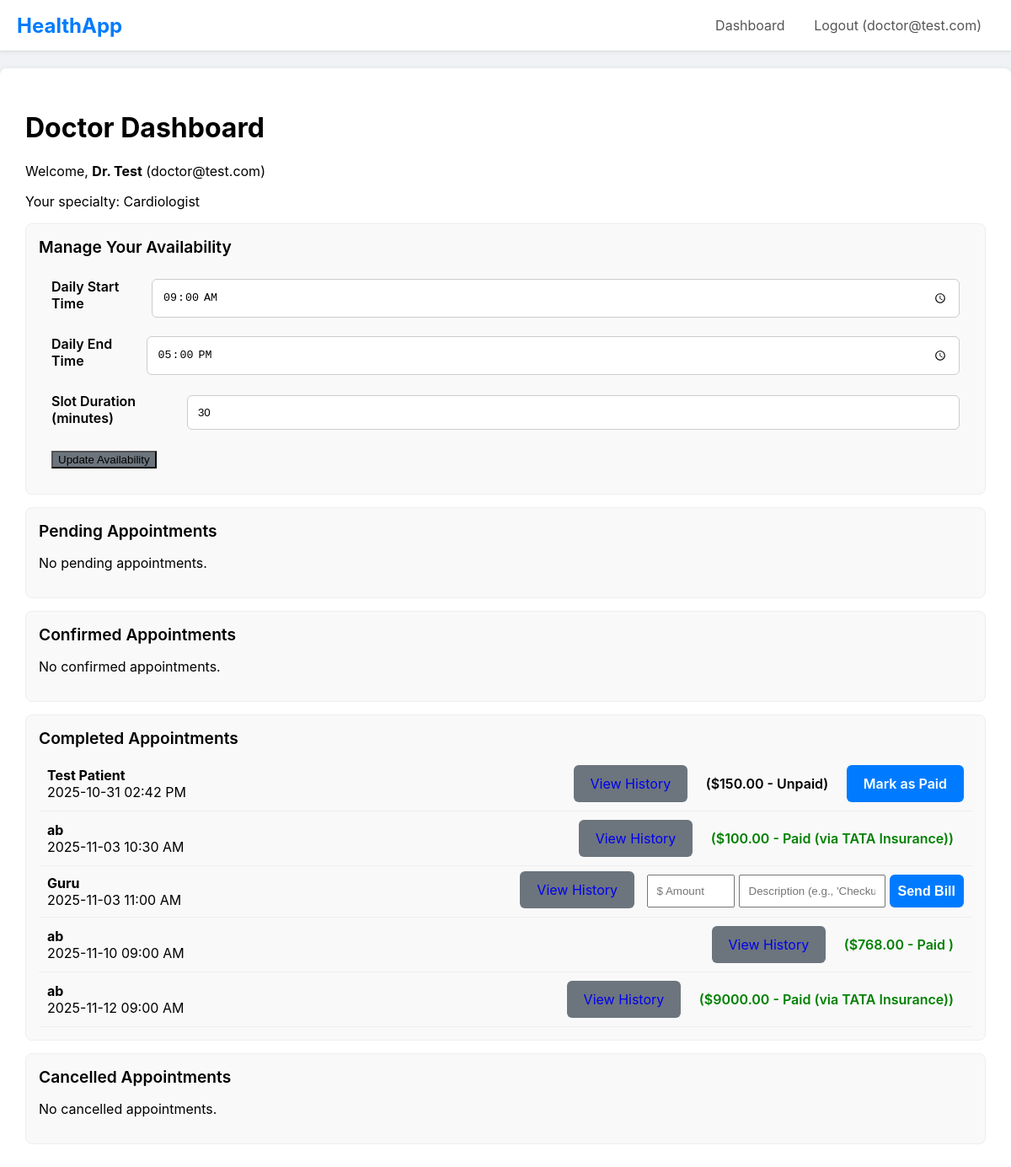
/doctor_dashboard (signed in), run on the app's committed database.
### main.py (models this page shows)
class User(db.Model, UserMixin):
    id = db.Column(db.Integer, primary_key=True)
    email = db.Column(db.String(120), unique=True, nullable=False)
    password_hash = db.Column(db.String(60), nullable=False)
    role = db.Column(db.String(20), nullable=False)
    patient_profile = db.relationship('PatientProfile', backref='user', uselist=False, cascade="all, delete-orphan")
    doctor_profile = db.relationship('DoctorProfile', backref='user', uselist=False, cascade="all, delete-orphan")
    insurance_profile = db.relationship('InsuranceProfile', backref='user', uselist=False, cascade="all, delete-orphan")

class DoctorProfile(db.Model):
    id = db.Column(db.Integer, primary_key=True)
    full_name = db.Column(db.String(100), nullable=False, default='Dr. Unnamed')
    phone = db.Column(db.String(20))
    specialty = db.Column(db.String(100))
    practice_address = db.Column(db.String(200))
    pincode = db.Column(db.String(10))
    latitude = db.Column(db.Float)
    longitude = db.Column(db.Float)
    availability_start_time = db.Column(db.Time) # e.g., 09:00:00
    availability_end_time = db.Column(db.Time)   # e.g., 17:00:00
    slot_duration_minutes = db.Column(db.Integer, default=30)
    user_id = db.Column(db.Integer, db.ForeignKey('user.id'), nullable=False, unique=True)
    records_written = db.relationship('MedicalRecord', backref='doctor', lazy='dynamic', foreign_keys='MedicalRecord.doctor_id')
    appointments = db.relationship('Appointment', backref='doctor', lazy='dynamic', foreign_keys='Appointment.doctor_id')
    reviews = db.relationship('DoctorReview', backref='doctor_profile', lazy='dynamic', foreign_keys='DoctorReview.doctor_id')
    files_written = db.relationship('MedicalFile', backref='doctor', lazy='dynamic', foreign_keys='MedicalFile.doctor_id')
    permitted_patients = db.relationship('PatientProfile', secondary=patient_doctor_permissions,
        back_populates='permitted_doctors')

class Appointment(db.Model):
    id = db.Column(db.Integer, primary_key=True)
    appointment_time = db.Column(db.DateTime, nullable=False)
    status = db.Column(db.String(20), nullable=False, default='Pending') # Pending, Confirmed, Cancelled, Completed
    patient_id = db.Column(db.Integer, db.ForeignKey('patient_profile.id'), nullable=False)
    doctor_id = db.Column(db.Integer, db.ForeignKey('doctor_profile.id'), nullable=False)
    bill_amount = db.Column(db.Float)
    bill_status = db.Column(db.String(20), nullable=False, default='Unbilled') # Unbilled, Unpaid, Paid, Pending Insurance
    bill_description = db.Column(db.Text)
    insurance_id = db.Column(db.Integer, db.ForeignKey('insurance_profile.id'), nullable=True)
    insurance_claim_status = db.Column(db.String(20), nullable=False, default='None') # None, Pending, Accepted, Rejected
    insurance_company = db.relationship('InsuranceProfile', backref='claims', foreign_keys=[insurance_id])
    __table_args__ = (db.UniqueConstraint('doctor_id', 'appointment_time', name='_doctor_time_uc'),)

class PatientProfile(db.Model):
    id = db.Column(db.Integer, primary_key=True)
    full_name = db.Column(db.String(100), nullable=False, default='Unnamed')
    phone = db.Column(db.String(20))
    address = db.Column(db.String(200))
    pincode = db.Column(db.String(10))
    latitude = db.Column(db.Float)
    longitude = db.Column(db.Float)
    insurance_policy_id = db.Column(db.String(100), nullable=True)
    insurance_company_id = db.Column(db.Integer, db.ForeignKey('insurance_profile.id'), nullable=True)
    user_id = db.Column(db.Integer, db.ForeignKey('user.id'), nullable=False, unique=True)
    records = db.relationship('MedicalRecord', backref='patient', lazy='dynamic', foreign_keys='MedicalRecord.patient_id')
    appointments = db.relationship('Appointment', backref='patient', lazy='dynamic', foreign_keys='Appointment.patient_id')
    reviews = db.relationship('DoctorReview', backref='patient', lazy='dynamic', foreign_keys='DoctorReview.patient_id')
    files = db.relationship('MedicalFile', backref='patient', lazy='dynamic', foreign_keys='MedicalFile.patient_id')
    permitted_doctors = db.relationship('DoctorProfile', secondary=patient_doctor_permissions,
        back_populates='permitted_patients')
    insurance_company = db.relationship('InsuranceProfile', foreign_keys=[insurance_company_id])

class InsuranceProfile(db.Model):
    id = db.Column(db.Integer, primary_key=True)
    company_name = db.Column(db.String(100), nullable=False, default='Unnamed Company')
    phone = db.Column(db.String(20))
    company_address = db.Column(db.String(200))
    pincode = db.Column(db.String(10))
    user_id = db.Column(db.Integer, db.ForeignKey('user.id'), nullable=False, unique=True)

### main.py (the view)
@app.route("/doctor_dashboard")
@login_required
@role_required('doctor')
def doctor_dashboard():
    appointments = g.profile.appointments.order_by(Appointment.appointment_time.asc()).all()
    pending_apts = [a for a in appointments if a.status == 'Pending']
    confirmed_apts = [a for a in appointments if a.status == 'Confirmed']
    completed_apts = [a for a in appointments if a.status == 'Completed']
    cancelled_apts = [a for a in appointments if a.status == 'Cancelled']
    return render_template('doctor_dashboard.html',
                           pending_apts=pending_apts,
                           confirmed_apts=confirmed_apts,
                           completed_apts=completed_apts,
                           cancelled_apts=cancelled_apts) # <-- UPDATED

### main.py (called while the page is built)
@login_manager.user_loader
def load_user(user_id):
    return db.session.get(User, int(user_id))

def role_required(role_name):
    def decorator(f):
        @wraps(f)
        def decorated_function(*args, **kwargs):
            if not current_user.is_authenticated or current_user.role != role_name:
                abort(403)
            if current_user.role == 'patient':
                g.profile = current_user.patient_profile
            elif current_user.role == 'doctor':
                g.profile = current_user.doctor_profile
            elif current_user.role == 'insurance':
                g.profile = current_user.insurance_profile
            return f(*args, **kwargs)
        return decorated_function
    return decorator

### templates/doctor_dashboard.html (shortened to what this page needs)
{% extends 'layout.html' %}
{% block content %}
    <h1>Doctor Dashboard</h1>
    <p>Welcome, <b>{{ g.profile.full_name }}</b> ({{ current_user.email }})</p>
    <p>Your specialty: {{ g.profile.specialty }}</p>
    <div class="card">
        <div class="card-header">Manage Your Availability</div>
        <form action="{{ url_for('manage_availability') }}" method="POST" style="padding: 15px;">
            <div class="form-group" style="display: flex; align-items: center; justify-content: space-between;">
                <label for="start_time" style="margin-right: 10px;">Daily Start Time</label>
                <input type="time" id="start_time" name="start_time" value="{{ g.profile.availability_start_time.strftime('%H:%M') if g.profile.availability_start_time else '09:00' }}" required>
            </div>
            <div class="form-group" style="display: flex; align-items: center; justify-content: space-between;">
                <label for="end_time" style="margin-right: 10px;">Daily End Time</label>
                <input type="time" id="end_time" name="end_time" value="{{ g.profile.availability_end_time.strftime('%H:%M') if g.profile.availability_end_time else '17:00' }}" required>
            </div>
            <div class="form-group" style="display: flex; align-items: center; justify-content: space-between;">
                <label for="slot_duration" style="margin-right: 10px;">Slot Duration (minutes)</label>
                <input type="number" id="slot_duration" name="slot_duration" value="{{ g.profile.slot_duration_minutes or 30 }}" min="10" step="5" required>
            </div>
            <button type="submit" class="btn-secondary">Update Availability</button>
        </form>
    </div>
    <div class="card">
        <div class="card-header">Pending Appointments</div>
        {% for apt in pending_apts %}
            <div class="d-flex justify-between align-center" style="padding: 10px; border-bottom: 1px solid #eee;">
                <div>
                    <b>{{ apt.patient.full_name }}</b><br>
                    {{ apt.appointment_time.strftime('%Y-%m-%d %I:%M %p') }}
                </div>
                <div>
                    <a href="{{ url_for('appointment_action', appointment_id=apt.id, action='confirm') }}" class="btn" style="margin-right: 5px;">Confirm</a>
                    <a href="{{ url_for('appointment_action', appointment_id=apt.id, action='cancel') }}" class="btn-danger" style="text-decoration: none; padding: 12px 20px; border-radius: 6px;">Cancel</a>
                </div>
            </div>
        {% else %}
            <p>No pending appointments.</p>
        {% endfor %}
    </div>
    <div class="card">
        <div class="card-header">Confirmed Appointments</div>
        {% for apt in confirmed_apts %}
             <div class="d-flex justify-between align-center" style="padding: 10px; border-bottom: 1px solid #eee;">
                <div>
                    <b>{{ apt.patient.full_name }}</b><br>
                    {{ apt.appointment_time.strftime('%Y-%m-%d %I:%M %p') }}
                </div>
                <div>
                    <a href="{{ url_for('update_record', patient_id=apt.patient.id) }}" class="btn-secondary" style="text-decoration: none; padding: 12px 20px; border-radius: 6px; margin-right: 5px;">View/Add Record</a>
                    <a href="{{ url_for('appointment_action', appointment_id=apt.id, action='complete') }}" class="btn">Mark as Completed</a>
                </div>
            </div>
        {% else %}
            <p>No confirmed appointments.</p>
        {% endfor %}
    </div>
    <div class="card">
        <div class="card-header">Completed Appointments</div>
        {% for apt in completed_apts %}
             <div class="d-flex justify-between align-center" style="padding: 10px; border-bottom: 1px solid #eee;">
                <div>
                    <b>{{ apt.patient.full_name }}</b><br>
                    {{ apt.appointment_time.strftime('%Y-%m-%d %I:%M %p') }}
                </div>
                <div style="min-width: 350px; text-align: right;">
                    <a href="{{ url_for('update_record', patient_id=apt.patient.id) }}" class="btn-secondary" style="text-decoration: none; padding: 12px 20px; border-radius: 6px; margin-right: 5px;">View History</a>
                    {% if apt.bill_status == 'Unbilled' %}
                        <form action="{{ url_for('set_bill', appointment_id=apt.id) }}" method="POST" style="display: inline-flex; gap: 5px; margin-left: 5px;">
                            <input type="number" step="0.01" name="bill_amount" placeholder="$ Amount" style="width: 80px; padding: 10px;" required>
                            <input type="text" name="bill_description" placeholder="Description (e.g., 'Checkup')" style="width: 150px; padding: 10px;">
                            <button type="submit" class="btn" style="padding: 10px;">Send Bill</button>
                        </form>
                    {% elif apt.bill_status == 'Unpaid' %}
                        <span style="display: inline-block; padding: 12px; font-weight: 600;">(${{ "%.2f"|format(apt.bill_amount) }} - Unpaid)</span>
                        <a href="{{ url_for('bill_action', appointment_id=apt.id, action='pay') }}" class="btn" style="text-decoration: none; padding: 12px 20px; border-radius: 6px; margin-left: 5px;">Mark as Paid</a>
                    {% elif apt.bill_status == 'Paid' %}
                        <span style="display: inline-block; padding: 12px; font-weight: 600; color: green;">
                            (${{ "%.2f"|format(apt.bill_amount) }} - Paid
                            {% if apt.insurance_claim_status == 'Accepted' %}(via {{ apt.insurance_company.company_name }}){% endif %})
                        </span>
                    {% endif %}
                </div>
            </div>
        {% else %}
            <p>No completed appointments.</p>
        {% endfor %}
    </div>
    <div class="card">
        <div class="card-header">Cancelled Appointments</div>
        {% for apt in cancelled_apts %}
             <div class="d-flex justify-between align-center" style="padding: 10px; border-bottom: 1px solid #eee;">
                <div>
                    <b>{{ apt.patient.full_name }}</b><br>
                    {{ apt.appointment_time.strftime('%Y-%m-%d %I:%M %p') }}
                </div>
                <div>
                    <span style="font-weight: 600; color: #dc3545;">(Cancelled)</span>
                </div>
            </div>
        {% else %}
            <p>No cancelled appointments.</p>
        {% endfor %}
    </div>
{% endblock %}

### templates/layout.html (shortened to what this page needs)
<!DOCTYPE html>
<html lang="en">
<head>
</head>
<body>
    <nav>
        <div class="logo"><a href="{{ url_for('home') }}" style="text-decoration: none; color: #007bff;">HealthApp</a></div>
        <div class="nav-links">
            {% if current_user.is_authenticated %}
                <a href="{{ url_for('dashboard') }}">Dashboard</a>
                <a href="{{ url_for('logout') }}">Logout ({{ current_user.email }})</a>
            {% else %}
                <a href="{{ url_for('login') }}">Login</a>
                <a href="{{ url_for('register') }}">Register</a>
            {% endif %}
        </div>
    </nav>
    <div class="container">
        {% block content %}{% endblock %}
    </div>
</body>
</html>

### templates/layout.html (style rules this page uses)
body { font-family: -apple-system, BlinkMacSystemFont, "Segoe UI", Roboto, Helvetica, Arial, sans-serif; margin: 0; background-color: #f0f2f5; }
nav { background-color: #ffffff; padding: 0 20px; border-bottom: 1px solid #ddd; display: flex; justify-content: space-between; align-items: center; box-shadow: 0 2px 4px rgba(0,0,0,0.05); }
nav .logo { font-size: 1.5rem; font-weight: bold; color: #007bff; }
nav .nav-links a { color: #555; text-decoration: none; padding: 20px 15px; display: inline-block; }
.container { max-width: 1200px; margin: 20px auto; background-color: #ffffff; padding: 30px; border-radius: 8px; box-shadow: 0 2px 8px rgba(0,0,0,0.1); }
.form-group { margin-bottom: 20px; }
.form-group label { display: block; margin-bottom: 8px; font-weight: 600; }
.form-group input, .form-group select, .form-group textarea { width: 100%; padding: 12px; border: 1px solid #ccc; border-radius: 6px; box-sizing: border-box; }
.btn { background-color: #007bff; color: white; padding: 12px 20px; border: none; border-radius: 6px; cursor: pointer; font-size: 1rem; font-weight: 600; }
.btn-secondary { background-color: #6c757d; }
.card { background: #f9f9f9; border: 1px solid #eee; border-radius: 8px; padding: 15px; margin-bottom: 15px; }
.card-header { font-size: 1.2rem; font-weight: 600; margin-bottom: 10px; }
.d-flex { display: flex; }
.justify-between { justify-content: space-between; }
.align-center { align-items: center; }

### data on the page
User: email "doctor@test.com"
DoctorProfile: profile.full_name "Dr. Test", profile.specialty "Cardiologist", start_time "09:00", end_time "17:00", slot_duration "30"
Appointment: patient.full_name "Test Patient", appointment_time "2025-10-31 02:42 PM", bill_amount "150.00"
Appointment: patient.full_name "ab", appointment_time "2025-11-03 10:30 AM", bill_amount "100.00", insurance_company.company_name "TATA Insurance"
Appointment: patient.full_name "Guru", appointment_time "2025-11-03 11:00 AM"
Appointment: patient.full_name "ab", appointment_time "2025-11-10 09:00 AM", bill_amount "768.00"
Appointment: patient.full_name "ab", appointment_time "2025-11-12 09:00 AM", bill_amount "9000.00", insurance_company.company_name "TATA Insurance"
